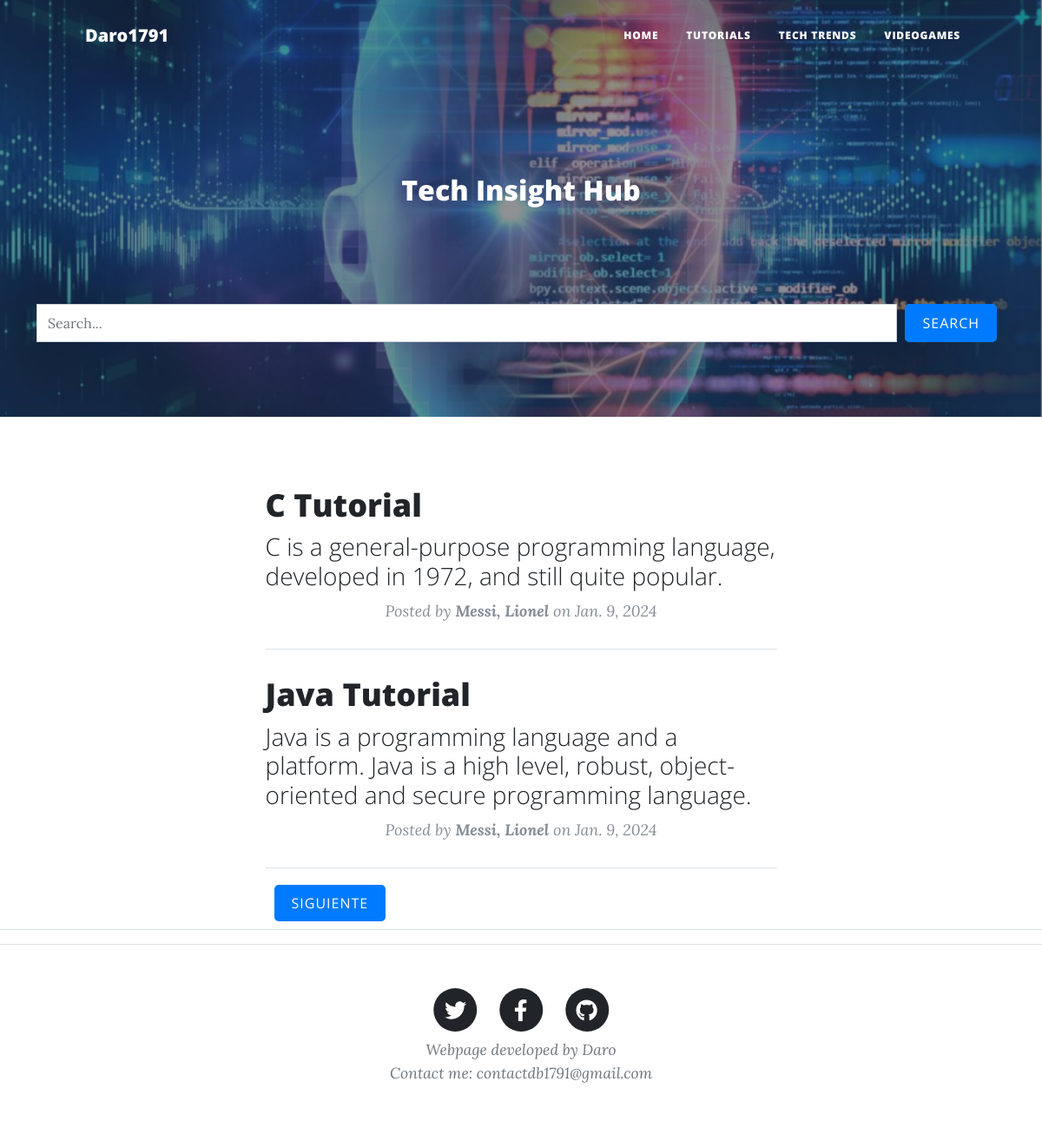
The page / on the database its author committed.
### apps/blog/models.py (models this page shows, shortened)
class Post(models.Model):
    id = models.AutoField(primary_key=True)
    title = models.CharField('Title', max_length=100, blank=False, null=False)
    slug = models.CharField('Slug', max_length=100, blank=False, null=False)
    description = models.CharField('Description', max_length=150, blank=False, null=False)
    content = RichTextField()
    image = models.ImageField(upload_to='images/', blank=False, null=False)
    author = models.ForeignKey(Author,  on_delete=models.CASCADE)
    category = models.ForeignKey(Category,  on_delete=models.CASCADE)
    state = models.BooleanField('Published/Unpublished', default=True)
    creation_date = models.DateField('Creation date', auto_now=False, auto_now_add=True)
    class Meta:
        verbose_name = "Post"
        verbose_name_plural = "Posts"

class Author(models.Model):
    id = models.AutoField(primary_key=True)
    names = models.CharField('Author names', max_length=255, null=False, blank=False)
    surnames = models.CharField('Author surnames', max_length=255, null=False, blank=False)
    facebook = models.URLField('Facebook', null=True, blank=True)
    twitter = models.URLField('Twitter', null=True, blank=True)
    instagram = models.URLField('Instagram', null=True, blank=True)
    web = models.URLField('Web', null=True, blank=True)
    mail = models.EmailField('E-Mail', null=False, blank=False)
    state = models.BooleanField('Author active/no active', default=True)
    creation_date = models.DateField('Creation date', auto_now=False, auto_now_add=True)
    class Meta:
        verbose_name = "Author"
        verbose_name_plural = "Authors"
    def __str__(self):
        return "{0}, {1}".format(self.surnames, self.names)

### apps/blog/views.py (the view)
# urls.py: path('', home, name='index'),
def home(request):
    queryset = request.GET.get("search")
    posts = Post.objects.filter(state = True)
    if queryset:
        posts = Post.objects.filter(
            Q(title__icontains = queryset) |
            Q(description__icontains = queryset),
            state = True,
        ).distinct()
    paginator = Paginator(posts, 2)
    page = request.GET.get('page')
    posts = paginator.get_page(page)
    return render(request, 'index.html', {'posts':posts})

### templates/index.html (shortened to what this page needs)
{% load static %}
<!DOCTYPE html>
<html lang="en">
    <head>
        <link href="{% static 'css/styles.css' %}" rel="stylesheet" />
        <link href="{% static 'css/clean-blog.css' %}" rel="stylesheet">
        <link href="{% static 'css/ultimate.css' %}" rel="stylesheet">
    </head>
    <body>
        <nav class="navbar navbar-expand-lg navbar-light" id="mainNav">
            <div class="container px-4 px-lg-5">
                <a class="navbar-brand" href="https://github.com/daro1791" target="_blank">Daro1791</a>
                <div class="collapse navbar-collapse" id="navbarResponsive">
                    <ul class="navbar-nav ms-auto py-4 py-lg-0">
                        <li class="nav-item"><a class="nav-link px-lg-3 py-3 py-lg-4" href="{% url 'blog:index' %}">Home</a></li>
                        <li class="nav-item"><a class="nav-link px-lg-3 py-3 py-lg-4" href="{% url 'blog:tutorials' %}">Tutorials </a></li>
                        <li class="nav-item"><a class="nav-link px-lg-3 py-3 py-lg-4" href="{% url 'blog:techtrends' %}">Tech Trends</a></li>
                        <li class="nav-item"><a class="nav-link px-lg-3 py-3 py-lg-4" href="{% url 'blog:videogames' %}">Videogames</a></li>
                    </ul>
                </div>
            </div>
        </nav>
        <header class="masthead" style="background-image: url({% block imagen %}{% static 'assets/img/home-bg.jpg' %}{% endblock imagen %})">
            <div class="container position-relative px-4 px-lg-5">
                <div class="row gx-4 gx-lg-5 justify-content-center">
                    <div class="col-md-10 col-lg-8 col-xl-7">
                        <div class="site-heading">
                            <h2>{% block main_title %}Tech Insight Hub{% endblock main_title %}</h2>
                        </div>
                    </div>
                </div>
            </div>
        </header>
{% block barra_busqueda %}
    <div class="container">
      <div class="row">
        <div class="col-md-12 search">
          <form method="get">
              <div id="custom-search-input">
                <div class="input-group col-md-12">
                  <input type="text" class="form-control" placeholder="Search..." name="search" value = "{{ request.GET.search }}">
                  <span class="input-group-list">
                    <button type="submit" class="boton btn-success">Search</button>
                  </span>
                </div>
              </div>
          </form>
        </div>
      </div>
    </div>
  {% endblock barra_busqueda %}
        <div class="container px-4 px-lg-5">
            <div class="row gx-4 gx-lg-5 justify-content-center">
                <div class="col-md-10 col-lg-8 col-xl-7">
                    {% block content %}
                    {% if posts %}
                    {% for post in posts %}
                    <div class="post-preview">
                        <a href='{% url "blog:postDetail" post.slug %}'>
                            <h2 class="post-title">
                                {{ post.title}}
                            </h2>
                            <h3 class="post-subtitle">
                                {{ post.description}}
                            </h3>
                        </a>
                        <p class="post-meta">
                            Posted by
                            <strong>
                                {{ post.author}}
                            </strong>
                            on {{ post.creation_date }}
                        </p>
                    </div>
                    <hr class="my-4" />
                    {% endfor %}
                    {% else %}
                    No Posts
                    {% endif %}
                    {% endblock content %}
                </div>
            </div>
        </div>
        <div class="container px-4 px-lg-5">
            <div class="row gx-4 gx-lg-5 justify-content-center">
                <div class="col-md-10 col-lg-8 col-xl-7">
                {% if posts.has_next %}
                       <a href="?page={{ posts.next_page_number }}{% if request.GET.search %}&q={{ request.GET.search }}{% endif %}" class="boton">Siguiente</a>
                {% endif %}
                </div>
            </div>
        </div>
          <hr>
        <footer class="border-top">
            <div class="container px-4 px-lg-5">
                <div class="row gx-4 gx-lg-5 justify-content-center">
                    <div class="col-md-10 col-lg-8 col-xl-7">
                        <ul class="list-inline text-center">
                            <li class="list-inline-item">
                                <a href="#!">
                                    <span class="fa-stack fa-lg">
                                        <i class="fas fa-circle fa-stack-2x"></i>
                                        <i class="fab fa-twitter fa-stack-1x fa-inverse"></i>
                                    </span>
                                </a>
                            </li>
                            <li class="list-inline-item">
                                <a href="#!">
                                    <span class="fa-stack fa-lg">
                                        <i class="fas fa-circle fa-stack-2x"></i>
                                        <i class="fab fa-facebook-f fa-stack-1x fa-inverse"></i>
                                    </span>
                                </a>
                            </li>
                            <li class="list-inline-item">
                                <a href="#!">
                                    <span class="fa-stack fa-lg">
                                        <i class="fas fa-circle fa-stack-2x"></i>
                                        <i class="fab fa-github fa-stack-1x fa-inverse"></i>
                                    </span>
                                </a>
                            </li>
                        </ul>
                        <div class="small text-center text-muted fst-italic mt-2">Webpage developed by Daro</div>
                        <div class="small text-center text-muted fst-italic">Contact me: contactdb1791@gmail.com</div>
                    </div>
                </div>
            </div>
        </footer>
    </body>
</html>

### static/css/clean-blog.css (style rules this page uses)
body { font-size: 20px; color: #212529; font-family: 'Lora', 'Times New Roman', serif; }
p { line-height: 1.5; margin: 30px 0; }
h1, h2, h3, h4, h5, h6 { font-weight: 800; font-family: 'Open Sans', 'Helvetica Neue', Helvetica, Arial, sans-serif; }
a { color: #212529; -webkit-transition: all 0.2s; transition: all 0.2s; }
#mainNav { position: absolute; border-bottom: 1px solid #e9ecef; background-color: white; font-family: 'Open Sans', 'Helvetica Neue', Helvetica, Arial, sans-serif; }
#mainNav .navbar-brand { font-weight: 800; color: #343a40; }
#mainNav .navbar-nav > li.nav-item > a { font-size: 12px; font-weight: 800; letter-spacing: 1px; text-transform: uppercase; }
@media only screen and (min-width: 992px) { #mainNav { border-bottom: 1px solid transparent; background: transparent; } }
@media only screen and (min-width: 992px) { #mainNav .navbar-brand { padding: 10px 20px; color: #fff; } }
@media only screen and (min-width: 992px) { #mainNav .navbar-nav > li.nav-item > a { padding: 10px 20px; color: #fff; } }
@media only screen and (min-width: 992px) { #mainNav { -webkit-transition: background-color 0.2s; transition: background-color 0.2s; -webkit-transform: translate3d(0, 0, 0); transform: translate3d(0, 0, 0); } }
header.masthead { margin-bottom: 50px; background: no-repeat center center; background-color: #868e96; background-attachment: scroll; position: relative; background-size: cover; height: 60vh; }
header.masthead .page-heading, header.masthead .post-heading, header.masthead .site-heading { padding: 0px 0 150px; color: white; }
@media only screen and (min-width: 768px) { header.masthead .page-heading, header.masthead .post-heading, header.masthead .site-heading { padding: 0px 0; } }
header.masthead .page-heading, header.masthead .site-heading { text-align: center; }
.post-preview > a { color: #212529; }
.post-preview > a > .post-title { font-size: 30px; margin-top: 30px; margin-bottom: 10px; }
.post-preview > a > .post-subtitle { font-weight: 300; margin: 0 0 10px; }
.post-preview > .post-meta { font-size: 18px; font-style: italic; margin-top: 0; color: #868e96; }
@media only screen and (min-width: 768px) { .post-preview > a > .post-title { font-size: 36px; } }
footer { padding: 50px 0 65px; }
footer .list-inline { margin: 0; padding: 0; }
.search { margin-top: -180px; }
.boton { font-size: 14px; padding: 8px 25px; letter-spacing: 1px; text-transform: uppercase; border-radius: 0; border: 1px solid transparent; font-family: 'Open Sans','Helvetica Neue',Helvetica,Arial,sans-serif; }
p { text-align: center; }

### static/css/ultimate.css (style rules this page uses)
.boton { padding: 10px 20px; margin: 0 10px; font-size: 16px; cursor: pointer; background-color: #007BFF; color: #fff; border: none; border-radius: 5px; }

### rows shown on the page
Post: title "C Tutorial", description "C is a general-purpose programming language, developed in 1972, and still quite popular.", author "Messi, Lionel", creation_date "Jan. 9, 2024"
Post: title "Java Tutorial", description "Java is a programming language and a platform. Java is a high level, robust, object-oriented and secure programming language.", author "Messi, Lionel", creation_date "Jan. 9, 2024"
